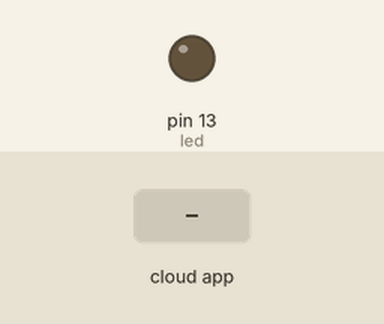
The sketch below on a simulated Arduino Uno, built with avr-gcc and run on an emulated ATmega328P. Parts: output pins drawn as LEDs (lit = HIGH). Inputs (shaded band) come from the test bench. The ROS host is connected and sends only what is stated.

Above: at 1.2 s.
1.3 s: the phone or cloud app sets toggle_led to 0
At 2.3 s:
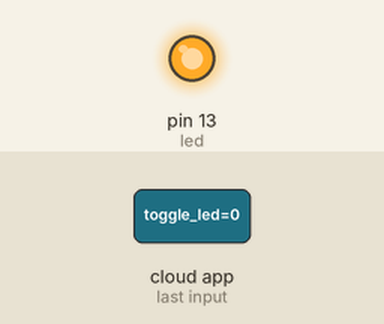
2.8 s: the phone or cloud app sets toggle_led to 1
At 3.5 s:
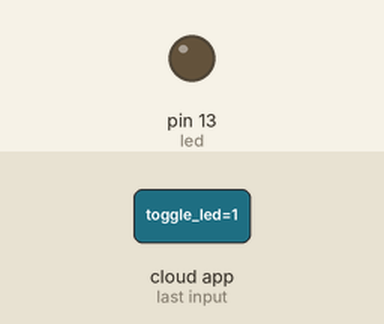
Timing chart, 0 to 5.8 s (numbered marks = the images above; inputs shaded):
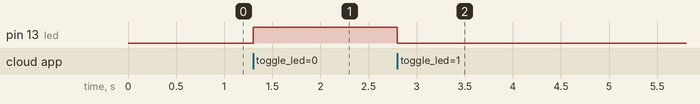

The sketch:

Blink.ino
```cpp
//Include ros library
#include <ros.h>
//Include message class
#include <std_msgs/Empty.h>

//Create The NodeHandle to access functions
ros::NodeHandle  nh;
// Define the callback function
void messageCb( const std_msgs::Empty& toggle_msg){
  digitalWrite(13, HIGH-digitalRead(13));   // blink the led
}
//Create Subscriber Object
//ros::Subscriber<Message_type> object_name("topic_name", &callback_function_name);
ros::Subscriber<std_msgs::Empty> sub("toggle_led", &messageCb);

void setup()
{
  pinMode(13, OUTPUT);
  //Initialize Node
  nh.initNode();
  //Declare that this Node is a subscriber Node
  //nh.subscribe(subscriber_object_name);
  nh.subscribe(sub);
  Serial.begin(9600);
}

void loop()
{
  nh.spinOnce();
  delay(1);
}
```

Measured:
- after the input at 1.3 s, pin 13 (led): LOW → HIGH at once
- after the input at 2.8 s, pin 13 (led): HIGH → LOW at once
